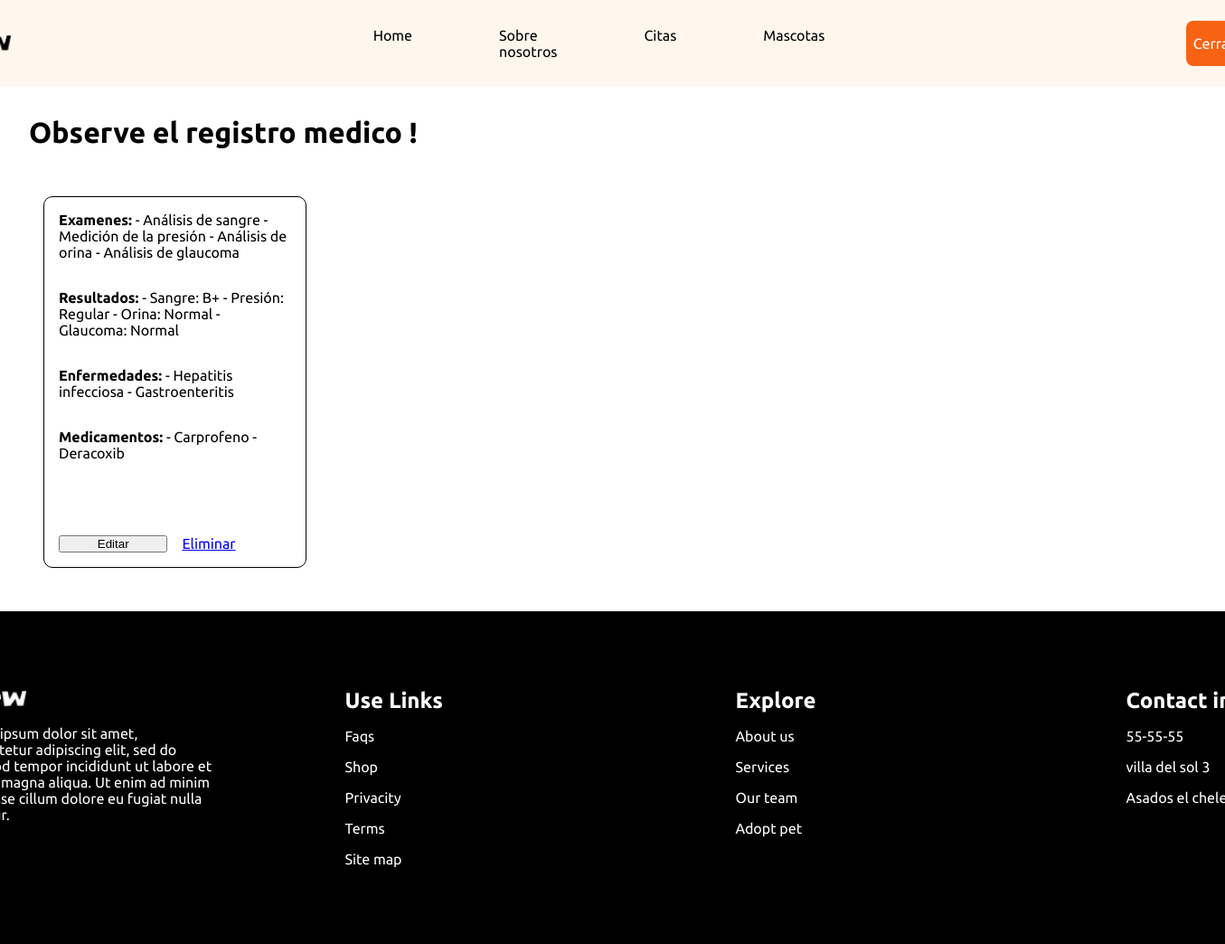
Page /veterinario/php/view_mascotaHistorial.php?id=3 (signed in) on the committed database.
### tables this page shows
CREATE TABLE `registro_medico` (
  `id` int NOT NULL,
  `examenes` text NOT NULL,
  `resultados` text NOT NULL,
  `enfermedades` text NOT NULL,
  `medicamentos` text NOT NULL,
  `id_mascota` int NOT NULL
);

### veterinario/php/_data_registroMedicoMascota.php (called while the page is built, shortened)
<?php
$idMascota = $_GET['id'];
$conexionBD = BD::crearInstancia();
$sql = "SELECT * FROM registro_medico WHERE id_mascota = $idMascota";
$consulta = $conexionBD->prepare($sql);
$consulta->execute();
$registrosMedicos = $consulta->fetchAll(PDO::FETCH_ASSOC);
?>

### veterinario/php/view_mascotaHistorial.php (the view, shortened to what this page needs)
<?php
include_once('../../user/php/templates/header.php');
include_once('_data_registroMedicoMascota.php');
?>
<link rel="stylesheet" href="../../user/css/styles_index.css">
<div class="main">
    <div>
        <h1 class="titulo">Observe el registro medico !</h1>
    </div>
    <br>
    <br>
    <div class="contenedor_citas">
        <?php foreach ($registrosMedicos as $registro) { ?>
            <div class="citas">
                <p> <span style="font-weight:700;">Examenes:</span> <?php echo $registro['examenes'] ?></p>
                <p> <span style="font-weight:700;">Resultados:</span> <?php echo $registro['resultados'] ?></p>
                <p> <span style="font-weight:700;">Enfermedades:</span> <?php echo $registro['enfermedades'] ?></p>
                <p> <span style="font-weight:700;">Medicamentos:</span> <?php echo $registro['medicamentos'] ?></p>
                <br>
                <div class="btns">
                <button onclick="showPopup({
                        examenes: `<?= $registro['examenes'] ?>`,
                        resultados: `<?= $registro['resultados'] ?>`,
                        enfermedades: `<?= $registro['enfermedades'] ?>`,
                        medicamentos: `<?= $registro['medicamentos'] ?>`,
                        idMascota: <?= $registro['id_mascota'] ?>,
                        idRegistro: <?= $registro['id'] ?>
                    })">
                    Editar
                </button>
                    <a href="/veterinario/php/_logic_eliminarRegistroMascota.php?id_mascota=<?=$registro['id_mascota'] ?>&id_registro=<?=$registro['id'] ?>">Eliminar</a>
                </div>
            </div>
        <?php } ?>
    </div>
</div>
<?php
include_once('../../user/php/templates/footer.php');
?>

### user/css/styles_index.css (style rules this page uses)
* { margin: 0; padding: 0; }
body { width: 100%; justify-content: center; align-items: center; font-family: 'Nunito Sans', sans-serif; font-family: 'Poppins', sans-serif; font-family: 'Ubuntu', sans-serif; }

### veterinario/php/view_mascotaHistorial.php (style rules this page uses)
.titulo { font-weight: bold; }
.contenedor_citas { display: grid; grid-template-columns: 1fr 1fr 1fr 1fr; }
.citas { border: 1px solid black; padding: 1rem; margin: 1rem; border-radius: 10px; display: flex; flex-direction: column; gap: 2rem; }
.main { margin: 2rem; }
.btns { display: grid; grid-template-columns: 1fr 1fr; gap: 1rem; }

### rows in the picture
registro_medico: examenes "- Análisis de sangre - Medición de la presión - Análisis de orina - Análisis de glaucoma", resultados "- Sangre: B+ - Presión: Regular - Orina: Normal - Glaucoma: Normal", enfermedades "- Hepatitis infecciosa - Gastroenteritis", medicamentos "- Carprofeno - Deracoxib"
